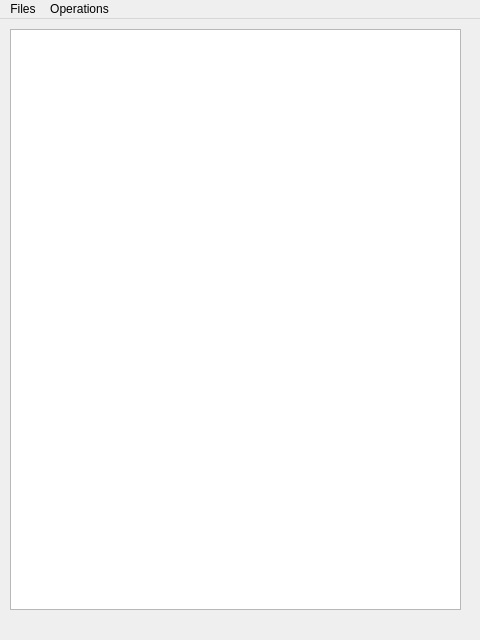
<?xml version="1.0" encoding="UTF-8"?>
<ui version="4.0">
 <class>MainWindow</class>
 <widget class="QMainWindow" name="MainWindow">
  <property name="geometry">
   <rect>
    <x>0</x>
    <y>0</y>
    <width>480</width>
    <height>640</height>
   </rect>
  </property>
  <property name="windowTitle">
   <string>Mini Airways Mod Manager</string>
  </property>
  <widget class="QWidget" name="centralwidget">
   <widget class="QTableWidget" name="tableWidget">
    <property name="geometry">
     <rect>
      <x>10</x>
      <y>10</y>
      <width>451</width>
      <height>581</height>
     </rect>
    </property>
   </widget>
  </widget>
  <widget class="QMenuBar" name="menuBar">
   <property name="geometry">
    <rect>
     <x>0</x>
     <y>0</y>
     <width>480</width>
     <height>22</height>
    </rect>
   </property>
   <widget class="QMenu" name="menu">
    <property name="title">
     <string>Files</string>
    </property>
    <addaction name="action_add"/>
    <addaction name="action_addwithzip"/>
    <addaction name="separator"/>
    <addaction name="action_quit"/>
   </widget>
   <widget class="QMenu" name="menu_2">
    <property name="title">
     <string>Operations</string>
    </property>
    <addaction name="action_refresh"/>
    <addaction name="separator"/>
    <addaction name="action_modfolder"/>
    <addaction name="action_launchgame"/>
   </widget>
   <addaction name="menu"/>
   <addaction name="menu_2"/>
  </widget>
  <action name="action_add">
   <property name="text">
    <string>Open</string>
   </property>
  </action>
  <action name="action_quit">
   <property name="text">
    <string>Quit</string>
   </property>
  </action>
  <action name="action_refresh">
   <property name="text">
    <string>Refresh</string>
   </property>
  </action>
  <action name="action_modfolder">
   <property name="text">
    <string>Open Mod Folder</string>
   </property>
  </action>
  <action name="action_launchgame">
   <property name="text">
    <string>Launch The Game</string>
   </property>
  </action>
  <action name="action_addwithzip">
   <property name="text">
    <string>Open Zip</string>
   </property>
  </action>
 </widget>
 <resources/>
 <connections/>
</ui>
